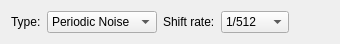
<?xml version="1.0" encoding="UTF-8"?>
<ui version="4.0">
 <class>NoiseWidget</class>
 <widget class="QWidget" name="NoiseWidget">
  <property name="geometry">
   <rect>
    <x>0</x>
    <y>0</y>
    <width>300</width>
    <height>49</height>
   </rect>
  </property>
  <property name="windowTitle">
   <string>Form</string>
  </property>
  <layout class="QVBoxLayout" name="verticalLayout">
   <property name="sizeConstraint">
    <enum>QLayout::SetFixedSize</enum>
   </property>
   <item>
    <layout class="QHBoxLayout" name="horizontalLayout">
     <item>
      <widget class="QLabel" name="label">
       <property name="sizePolicy">
        <sizepolicy hsizetype="Fixed" vsizetype="Preferred">
         <horstretch>0</horstretch>
         <verstretch>0</verstretch>
        </sizepolicy>
       </property>
       <property name="text">
        <string>Type:</string>
       </property>
      </widget>
     </item>
     <item>
      <widget class="QComboBox" name="typeComboBox">
       <item>
        <property name="text">
         <string>Periodic Noise</string>
        </property>
       </item>
       <item>
        <property name="text">
         <string>White Noise</string>
        </property>
       </item>
      </widget>
     </item>
     <item>
      <widget class="QLabel" name="label_2">
       <property name="sizePolicy">
        <sizepolicy hsizetype="Fixed" vsizetype="Preferred">
         <horstretch>0</horstretch>
         <verstretch>0</verstretch>
        </sizepolicy>
       </property>
       <property name="text">
        <string>Shift rate:</string>
       </property>
      </widget>
     </item>
     <item>
      <widget class="QComboBox" name="rateComboBox">
       <item>
        <property name="text">
         <string>1/512</string>
        </property>
       </item>
       <item>
        <property name="text">
         <string>1/1024</string>
        </property>
       </item>
       <item>
        <property name="text">
         <string>1/2048</string>
        </property>
       </item>
      </widget>
     </item>
     <item>
      <spacer name="horizontalSpacer">
       <property name="orientation">
        <enum>Qt::Horizontal</enum>
       </property>
       <property name="sizeHint" stdset="0">
        <size>
         <width>40</width>
         <height>20</height>
        </size>
       </property>
      </spacer>
     </item>
    </layout>
   </item>
   <item>
    <spacer name="verticalSpacer">
     <property name="orientation">
      <enum>Qt::Vertical</enum>
     </property>
     <property name="sizeHint" stdset="0">
      <size>
       <width>20</width>
       <height>0</height>
      </size>
     </property>
    </spacer>
   </item>
  </layout>
 </widget>
 <resources/>
 <connections/>
</ui>
